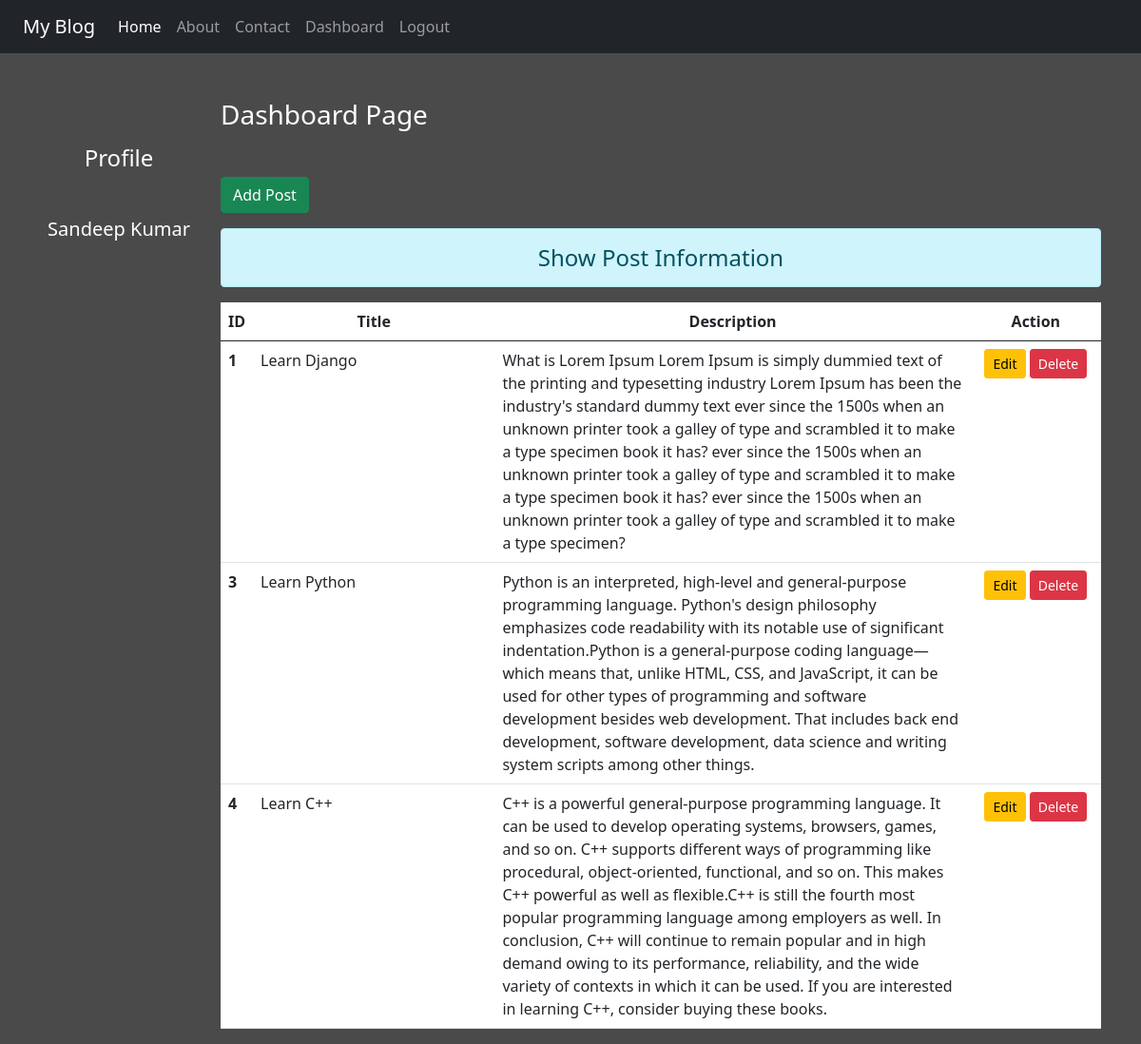
The page /dashboard/ (signed in) on the database its author committed.
### blog/models.py (models this page shows)
class Post(models.Model):
    title = models.CharField(max_length=150)
    desc  = models.TextField((""))

### blog/views.py (the view)
# urls.py: path('dashboard/',views.dashboard,name='dashboard'),
def dashboard(request):
    if request.user.is_authenticated:
        posts = Post.objects.all()
        user = request.user
        full_name = user.get_full_name()
        gps = user.groups.all()
        return render(request,'blog/dashboard.html',{'posts':posts, 'full_name':full_name, 'groups':gps})
    else:
        return HttpResponseRedirect('/login/')

### blog/templates/blog/dashboard.html (shortened to what this page needs)
{% extends 'blog/base.html' %}
{% load static %}
{% block side %}
  <div class="col-sm-2 text-white my-5 text-center">
    <h4 class="my-5">Profile</h4>
    <h5>{{full_name}}</h5>
  </div>
{% endblock side %}
{% block content %}
<div class="col-sm-10">
 <h3 class="text-white my-5">Dashboard Page</h3>
 <a href="{% url 'addpost' %}" class="btn btn-success">Add Post</a>
 <h4 class="text-center alert alert-info mt-3">Show Post Information</h4>
   {% if posts %}
    <table class="table table-hover bg-white">
     <thread>
      <tr class="text-center">
       <th scope="col" style="width:2%">ID</th>
       <th scope="col" style="width:28%">Title</th>
       <th scope="col" style="width:55%">Description</th>
       <th scope="col" style="width:15%">Action</th>
      </tr>
     </thread>
     <tbody>
      {% for post in posts %}
       <tr>
         <th scope="row">{{post.id}}</th>
         <td>{{post.title}}</td>
         <td>{{post.desc}}</td>
         <td class="text-center">
          <a href="{% url 'updatepost' post.id %}" class="btn btn-warning btn-sm">Edit</a>
        {% if perms.blog.delete_post %}
          <form action="{% url 'deletepost' post.id %}" method="post" class="d-inline">
           <input type="submit" class="btn btn-danger btn-sm" value="Delete">
          </form>
        {% endif %}
         </td>
       </tr>
      {% endfor %}
     </tbody>
    </table>
   {% else %}
    <h4 class="text-center alert alert-warning">No Records</h4>
   {% endif %}
</div>
{% endblock content %}

### blog/templates/blog/base.html (shortened to what this page needs)
{% load static %}
<!DOCTYPE html>
<html lang="en">
<head>
    <link rel="stylesheet" href="{% static 'blog/css/bootstrap.css' %}">
    <link rel="stylesheet" type="text/css" href="{% static 'blog/css/style.css' %}">
</head>
<body>
    <div class="container-fluid bg-dark">
      {% include 'blog/navbar.html' %}
    </div>
    <div class="container">
     <div class="row">
       {% block side %}
       {% endblock side %}
       {% block content %}
       {% endblock content %}
     </div>
    </div>
</body>
</html>

### blog/templates/blog/navbar.html (shortened to what this page needs)
<nav class="navbar navbar-expand-lg navbar-dark bg-dark">
  <div class="container-fluid">
    <a class="navbar-brand" href="#">My Blog</a>
    <div class="collapse navbar-collapse" id="navbarNav">
      <ul class="navbar-nav">
        <li class="nav-item">
          <a class="nav-link active" aria-current="page" href="/">Home</a>
        </li>
        <li class="nav-item">
          <a class="nav-link" href="{% url 'about' %}">About</a>
        </li>
        <li class="nav-item">
          <a class="nav-link" href="{% url 'contact' %}">Contact</a>
        </li>
        {% if request.user.is_authenticated %}
        <li class="nav-item">
          <a class="nav-link" href="{% url 'dashboard' %}">Dashboard</a>
        </li>
        <li class="nav-item">
          <a class="nav-link" href="{% url 'logout' %}">Logout</a>
        </li>
        {% endif %}
      </ul>
    </div>
  </div>
</nav>

### blog/static/blog/css/style.css (style rules this page uses)
body { background-color: rgb(75, 74, 74); color: antiquewhite; }

### rows shown on the page
Post: id "1", title "Learn Django", desc "What is Lorem Ipsum Lorem Ipsum is simply dummied text of the printing and typesetting industry Lorem Ipsum has been the industry's standard dummy text ever since the 1500s when an unknown printer took a galley of type and scrambled it to make a type specimen book it has? ever since the 1500s when an unknown printer took a galley of type and scrambled it to make a type specimen book it has? ever since the 1500s when an unknown printer took a galley of type and scrambled it to make a type specimen?"
Post: id "3", title "Learn Python", desc "Python is an interpreted, high-level and general-purpose programming language. Python's design philosophy emphasizes code readability with its notable use of significant indentation.Python is a general-purpose coding language—which means that, unlike HTML, CSS, and JavaScript, it can be used for other types of programming and software development besides web development. That includes back end development, software development, data science and writing system scripts among other things."
Post: id "4", title "Learn C++", desc "C++ is a powerful general-purpose programming language. It can be used to develop operating systems, browsers, games, and so on. C++ supports different ways of programming like procedural, object-oriented, functional, and so on. This makes C++ powerful as well as flexible.C++ is still the fourth most popular programming language among employers as well. In conclusion, C++ will continue to remain popular and in high demand owing to its performance, reliability, and the wide variety of contexts in which it can be used. If you are interested in learning C++, consider buying these books."

### other values the page prints
{{ full_name }} "Sandeep Kumar"
